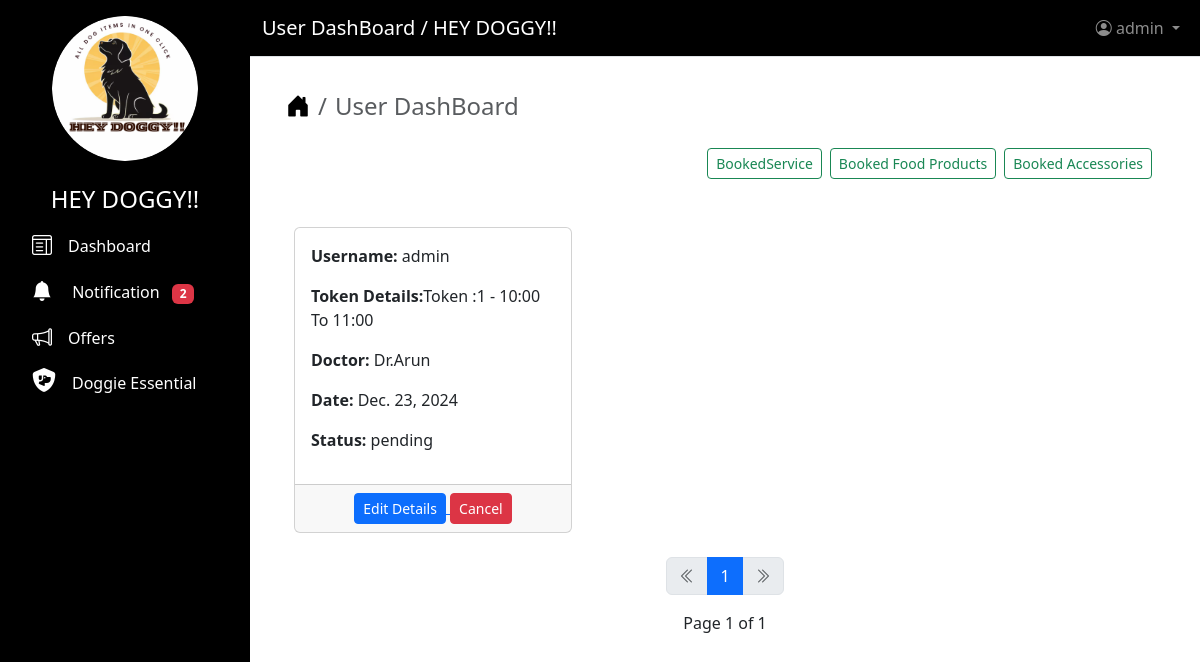
Page /account/Users/dashboard (signed in) on the committed database.
### users/models.py (models this page shows)
class CustomUser(AbstractUser):
    ROLE = (("SHOP OWNER", "SHOP OWNER"),)
    role = models.CharField(max_length=200, choices=ROLE, blank=True)

### shop/models.py (models this page shows)
class Appointment(models.Model):
    STATUS = (
        ("confirm booking", "Confirm Booking"),
        (
            "finished",
            "Finished",
        ),
        ("pending", "Pending"),
    )
    username = models.ForeignKey(CustomUser, on_delete=models.CASCADE)
    doctor_name = models.ForeignKey(Doctors, on_delete=models.CASCADE)
    Token = models.ForeignKey(Token, on_delete=models.CASCADE)
    status = models.CharField(max_length=200, choices=STATUS, default="pending")
    appointment_date = models.DateField()

class Token(models.Model):
    Token = models.CharField(max_length=200, unique=True)
    token_available = models.BooleanField(default=True)
    def __str__(self):
        return self.Token

class Doctors(models.Model):
    doctor_name = models.CharField(max_length=200, unique=True, blank=True)
    specialized = models.CharField(max_length=200, blank=True)
    availability = models.BooleanField(default=True)
    def __str__(self):
        return self.doctor_name

### users/views.py (the view)
class UserDashboardListview(LoginRequiredMixin, ListView):
    model = Appointment
    paginate_by = 3
    ordering = ["-id"]
    context_object_name = "appointments"
    template_name = "users_dashboard.html"
    def get_queryset(self):
        return Appointment.objects.filter(username=self.request.user).order_by("-id")
    def get_context_data(self, **kwargs):
        context = super().get_context_data(**kwargs)
        context["page_title"] = "User DashBoard"
        context["counts"] = Notification.objects.filter(
            is_read=False, username=self.request.user
        ).count()
        return context

### users/templates/users_dashboard.html (shortened to what this page needs)
{% extends "base.html" %}
{% block content %}
    <div class="container mt-2">
        <nav aria-label="breadcrumb">
            <ol class="breadcrumb fs-4">
                <li class="breadcrumb-item">
                    <a href="{% url 'home' %}" class="text-decoration-none text-black"><i class="bi bi-house-door-fill"></i></a>
                </li>
                <li class="breadcrumb-item active" aria-current="page">{{ page_title }}</li>
            </ol>
        </nav>
    </div>
    <div class="d-grid gap-2 d-md-flex justify-content-md-end mt-4 me-4">
        <a href="{% url 'booked_service' %}"
           class="btn btn-outline-success btn-sm">BookedService</a>
        <a href="{% url 'booked_food' %}" class="btn btn-outline-success btn-sm">Booked Food Products</a>
        <a href="{% url 'booked_accessories' %}"
           class="btn btn-outline-success btn-sm">Booked Accessories</a>
    </div>
    {% if appointments %}
        <div class="row row-cols-1 row-cols-md-2 row-cols-lg-3 g-4 ms-2 mt-4">
            {% for appointment in appointments %}
                <div class="col">
                    <div class="card h-100">
                        <div class="card-body">
                            <p>
                                <strong>Username:</strong> {{ appointment.username }}
                            </p>
                            <p>
                                <strong>Token Details:</strong>{{ appointment.Token }}
                            </p>
                            <p>
                                <strong>Doctor:</strong>  {{ appointment.doctor_name }}
                            </p>
                            <p>
                                <strong>Date:</strong> {{ appointment.appointment_date }}
                            </p>
                            <p>
                                <strong>Status:</strong> {{ appointment.status }}
                            </p>
                        </div>
                        <div class="card-footer text-center">
                            <a href="{% url 'update_appointment' appointment.id %}">
                                <button type="submit" class="btn btn-primary btn-sm">Edit Details</button>
                            </a>
                            <button type="button"
                                    class="btn btn-danger btn-sm"
                                    data-bs-toggle="modal"
                                    data-bs-target="#deleteModal{{ appointment.id }}">Cancel</button>
                        </div>
                    </div>
                </div>
            {% endfor %}
        </div>
    {% include "pagination.html" %}
{% else %}
    <div class="alert alert-success text-center mt-2" role="alert">There is no Appointment Booked yet</div>
{% endif %}
{% endblock content %}

### users/templates/base.html (shortened to what this page needs)
<!DOCTYPE html>
<html lang="en">
  <head>
    {% load static %}
    <link href="https://cdnjs.cloudflare.com/ajax/libs/font-awesome/6.5.0/css/all.min.css"
          rel="stylesheet">
    <link rel="stylesheet"
          href="https://cdn.jsdelivr.net/npm/bootstrap-icons@1.11.3/font/bootstrap-icons.min.css">
    <link rel="stylesheet"
          href="https://cdnjs.cloudflare.com/ajax/libs/bootstrap/5.3.2/css/bootstrap.min.css" />
  </head>
  <body>
    <nav class="sidebar text-white p-3">
      <div class="d-grid col-8 mx-auto">
        <img src="{% static 'image/09.png' %}"
             alt="Logo"
             class="img-fluid rounded-circle"
             height="100"
             width="160">
      </div>
      <ul class="nav flex-column">
        <li class="nav-item">
          <h4 class="text-center mt-4">HEY DOGGY!!</h4>
        </li>
        <li class="nav-item">
          <a class="nav-link active text-decoration-none text-white"
             href="{% url 'dashboard' %}">
            <i class="bi bi-layout-text-window fs-5"></i><span class="ms-3">Dashboard</span>
          </a>
        </li>
        <li class="nav-item">
          <a class="nav-link active text-decoration-none text-white"
             href="{% url 'notification' %}">
            <i class="bi bi-bell-fill fs-5"></i>
            <span class="ms-3">Notification</span>
            <span class="badge bg-danger ms-2">{{ counts }}</span>
          </a>
        </li>
        <li class="nav-item">
          <a class="nav-link active text-decoration-none text-white"
             href="{% url 'view_offers' %}">
            <i class="bi bi-megaphone fs-5"></i><span class="ms-3">Offers</span>
          </a>
        </li>
        <li class="nav-item">
          <a class="nav-link active text-decoration-none text-white"
             href="{% url 'view_shop' %}">
            <i class="fa-solid fa-shield-dog fs-4"></i><span class="ms-3">Doggie Essential</span>
          </a>
        </li>
      </ul>
    </nav>
    <div class="main-content">
      <nav class="navbar navbar-expand-lg navbar-dark border-bottom"
           style="background-color: #000000">
        <div class="container-fluid">
          <a class="navbar-brand text-white" href="#">{{ page_title }} / HEY DOGGY!!</a>
          <ul class="navbar-nav ms-auto">
            <li class="nav-item dropdown">
              <a class="nav-link dropdown-toggle"
                 href="#"
                 id="navbarDropdown"
                 role="button"
                 data-bs-toggle="dropdown">
                <i class="bi bi-person-circle"></i> {{ user }}
              </a>
            </li>
          </ul>
        </div>
      </nav>
      <div class="content-area p-4">
        {% block content %}
        {% endblock content %}
      </div>
    </div>
  </body>
</html>

### users/templates/base.html (style rules this page uses)
body { margin: 0; padding: 0; overflow-x: hidden; }
nav.sidebar { position: fixed; top: 0; left: 0; height: 100vh; width: 250px; background-color: #000000; color: white; z-index: 1000; overflow-y: auto; }
nav.sidebar .nav-link { transition: background-color 0.3s ease, color 0.3s ease; }
.main-content { margin-left: 250px; width: calc(100% - 250px); }
nav.navbar { position: fixed; top: 0; left: 250px; width: calc(100% - 250px); z-index: 1001; }
.content-area { margin-top: 56px; }

### rows in the picture
CustomUser: username "admin"
Appointment: username "admin", Token "Token :1 - 10:00 To 11:00", doctor_name "Dr.Arun", appointment_date "Dec. 23, 2024", status "pending"

### other values in the picture
{{ counts }} "2"
{{ page_title }} "User DashBoard"
{{ i }} "1"
{{ page_obj.number }} "1"
{{ page_obj.paginator.num_pages }} "1"
